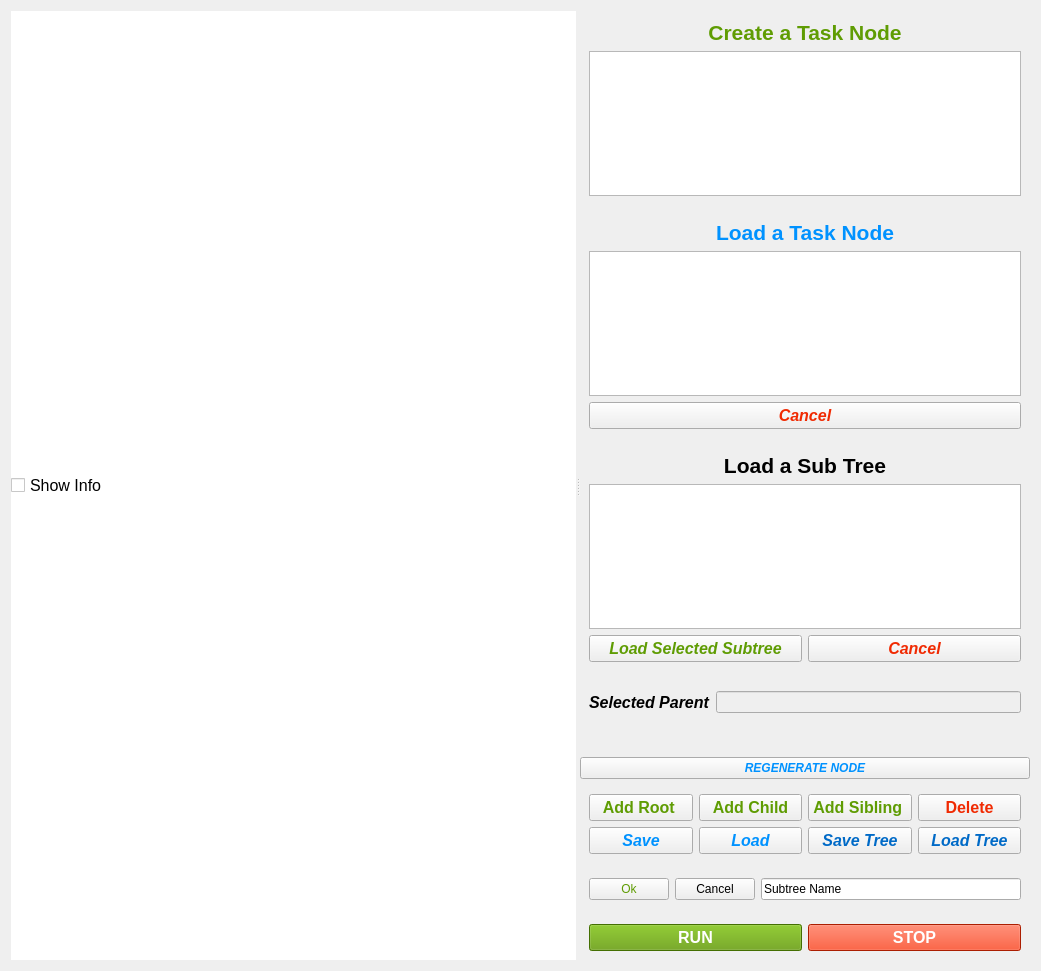
<?xml version="1.0" encoding="UTF-8"?>
<ui version="4.0">
 <class>Form</class>
 <widget class="QWidget" name="Form">
  <property name="geometry">
   <rect>
    <x>0</x>
    <y>0</y>
    <width>1041</width>
    <height>971</height>
   </rect>
  </property>
  <property name="minimumSize">
   <size>
    <width>800</width>
    <height>600</height>
   </size>
  </property>
  <property name="windowTitle">
   <string>Form</string>
  </property>
  <layout class="QHBoxLayout" name="horizontalLayout_2">
   <item>
    <widget class="QSplitter" name="splitter">
     <property name="orientation">
      <enum>Qt::Horizontal</enum>
     </property>
     <widget class="QWidget" name="instructor_widget" native="true">
      <property name="sizePolicy">
       <sizepolicy hsizetype="Expanding" vsizetype="Preferred">
        <horstretch>0</horstretch>
        <verstretch>0</verstretch>
       </sizepolicy>
      </property>
      <property name="minimumSize">
       <size>
        <width>400</width>
        <height>0</height>
       </size>
      </property>
      <property name="baseSize">
       <size>
        <width>0</width>
        <height>0</height>
       </size>
      </property>
      <property name="styleSheet">
       <string notr="true">background-color:#ffffff</string>
      </property>
      <layout class="QGridLayout" name="gridLayout_4">
       <item row="0" column="0">
        <layout class="QGridLayout" name="instructor_layout"/>
       </item>
       <item row="1" column="0">
        <widget class="QCheckBox" name="show_info_checkbox">
         <property name="font">
          <font>
           <pointsize>12</pointsize>
           <weight>50</weight>
           <italic>false</italic>
           <bold>false</bold>
          </font>
         </property>
         <property name="text">
          <string>Show Info</string>
         </property>
        </widget>
       </item>
      </layout>
     </widget>
     <widget class="QWidget" name="widget_3" native="true">
      <property name="minimumSize">
       <size>
        <width>300</width>
        <height>0</height>
       </size>
      </property>
      <property name="maximumSize">
       <size>
        <width>450</width>
        <height>16777215</height>
       </size>
      </property>
      <property name="styleSheet">
       <string notr="true"/>
      </property>
      <layout class="QGridLayout" name="gridLayout_2">
       <item row="7" column="0">
        <widget class="QWidget" name="widget_4" native="true">
         <property name="minimumSize">
          <size>
           <width>0</width>
           <height>50</height>
          </size>
         </property>
         <property name="maximumSize">
          <size>
           <width>16777215</width>
           <height>50</height>
          </size>
         </property>
         <layout class="QGridLayout" name="gridLayout">
          <item row="1" column="1">
           <widget class="QLineEdit" name="selected_node_field">
            <property name="enabled">
             <bool>false</bool>
            </property>
           </widget>
          </item>
          <item row="1" column="0">
           <widget class="QLabel" name="label_5">
            <property name="font">
             <font>
              <pointsize>12</pointsize>
              <weight>75</weight>
              <italic>true</italic>
              <bold>true</bold>
             </font>
            </property>
            <property name="text">
             <string>Selected Parent</string>
            </property>
            <property name="wordWrap">
             <bool>true</bool>
            </property>
           </widget>
          </item>
         </layout>
        </widget>
       </item>
       <item row="16" column="0">
        <spacer name="verticalSpacer">
         <property name="orientation">
          <enum>Qt::Vertical</enum>
         </property>
         <property name="sizeHint" stdset="0">
          <size>
           <width>20</width>
           <height>40</height>
          </size>
         </property>
        </spacer>
       </item>
       <item row="6" column="0">
        <widget class="QWidget" name="load_tree_widget" native="true">
         <layout class="QGridLayout" name="gridLayout_8">
          <item row="2" column="1">
           <widget class="QPushButton" name="subtree_load_cancel_btn">
            <property name="font">
             <font>
              <pointsize>12</pointsize>
              <weight>75</weight>
              <italic>true</italic>
              <bold>true</bold>
             </font>
            </property>
            <property name="styleSheet">
             <string notr="true">color:#F02A02</string>
            </property>
            <property name="text">
             <string>Cancel</string>
            </property>
           </widget>
          </item>
          <item row="2" column="0">
           <widget class="QPushButton" name="subtree_load_commit_btn">
            <property name="font">
             <font>
              <pointsize>12</pointsize>
              <weight>75</weight>
              <italic>true</italic>
              <bold>true</bold>
             </font>
            </property>
            <property name="styleSheet">
             <string notr="true">color:#5F9C03</string>
            </property>
            <property name="text">
             <string>Load Selected Subtree</string>
            </property>
           </widget>
          </item>
          <item row="1" column="0" colspan="2">
           <widget class="QTreeView" name="subtree_load_tree_view"/>
          </item>
          <item row="0" column="0" colspan="2">
           <widget class="QLabel" name="subtree_load_label">
            <property name="font">
             <font>
              <pointsize>16</pointsize>
              <weight>75</weight>
              <bold>true</bold>
             </font>
            </property>
            <property name="text">
             <string>Load a Sub Tree</string>
            </property>
            <property name="alignment">
             <set>Qt::AlignCenter</set>
            </property>
           </widget>
          </item>
         </layout>
        </widget>
       </item>
       <item row="12" column="0" rowspan="2">
        <widget class="QWidget" name="node_info_widget" native="true">
         <layout class="QGridLayout" name="gridLayout_5">
          <item row="0" column="0">
           <layout class="QGridLayout" name="node_info_layout"/>
          </item>
         </layout>
        </widget>
       </item>
       <item row="28" column="0">
        <widget class="QWidget" name="subtree_save_widget" native="true">
         <layout class="QGridLayout" name="gridLayout_6">
          <item row="0" column="0">
           <widget class="QPushButton" name="subtree_save_ok_btn">
            <property name="styleSheet">
             <string notr="true">color:#5F9C03</string>
            </property>
            <property name="text">
             <string>Ok</string>
            </property>
           </widget>
          </item>
          <item row="0" column="2">
           <widget class="QLineEdit" name="subtree_save_field">
            <property name="text">
             <string>Subtree Name</string>
            </property>
           </widget>
          </item>
          <item row="0" column="1">
           <widget class="QPushButton" name="subtree_save_cancel_btn">
            <property name="text">
             <string>Cancel</string>
            </property>
           </widget>
          </item>
         </layout>
        </widget>
       </item>
       <item row="18" column="0">
        <widget class="QWidget" name="widget_5" native="true">
         <layout class="QGridLayout" name="gridLayout_7">
          <item row="0" column="2">
           <widget class="QPushButton" name="add_node_sibling_btn">
            <property name="font">
             <font>
              <pointsize>12</pointsize>
              <weight>75</weight>
              <bold>true</bold>
             </font>
            </property>
            <property name="styleSheet">
             <string notr="true">color:#5F9C03</string>
            </property>
            <property name="text">
             <string>Add Sibling </string>
            </property>
           </widget>
          </item>
          <item row="0" column="0">
           <widget class="QPushButton" name="add_node_root_btn">
            <property name="font">
             <font>
              <pointsize>12</pointsize>
              <weight>75</weight>
              <bold>true</bold>
             </font>
            </property>
            <property name="styleSheet">
             <string notr="true">color:#5F9C03</string>
            </property>
            <property name="text">
             <string>Add Root </string>
            </property>
           </widget>
          </item>
          <item row="0" column="1">
           <widget class="QPushButton" name="add_node_child_btn">
            <property name="font">
             <font>
              <pointsize>12</pointsize>
              <weight>75</weight>
              <bold>true</bold>
             </font>
            </property>
            <property name="styleSheet">
             <string notr="true">color:#5F9C03</string>
            </property>
            <property name="text">
             <string>Add Child</string>
            </property>
           </widget>
          </item>
          <item row="1" column="1">
           <widget class="QPushButton" name="node_load_btn">
            <property name="font">
             <font>
              <pointsize>12</pointsize>
              <weight>75</weight>
              <italic>true</italic>
              <bold>true</bold>
             </font>
            </property>
            <property name="styleSheet">
             <string notr="true">color:#0092ff</string>
            </property>
            <property name="text">
             <string>Load</string>
            </property>
           </widget>
          </item>
          <item row="1" column="0">
           <widget class="QPushButton" name="save_node_btn">
            <property name="font">
             <font>
              <pointsize>12</pointsize>
              <weight>75</weight>
              <italic>true</italic>
              <bold>true</bold>
             </font>
            </property>
            <property name="styleSheet">
             <string notr="true">color:#0092ff</string>
            </property>
            <property name="text">
             <string>Save</string>
            </property>
           </widget>
          </item>
          <item row="0" column="3">
           <widget class="QPushButton" name="delete_node_btn">
            <property name="font">
             <font>
              <pointsize>12</pointsize>
              <weight>75</weight>
              <bold>true</bold>
             </font>
            </property>
            <property name="styleSheet">
             <string notr="true">color:#F02A02</string>
            </property>
            <property name="text">
             <string>Delete</string>
            </property>
           </widget>
          </item>
          <item row="1" column="2">
           <widget class="QPushButton" name="subtree_save_btn">
            <property name="font">
             <font>
              <pointsize>12</pointsize>
              <weight>75</weight>
              <italic>true</italic>
              <bold>true</bold>
             </font>
            </property>
            <property name="styleSheet">
             <string notr="true">color:#006AC7</string>
            </property>
            <property name="text">
             <string>Save Tree</string>
            </property>
           </widget>
          </item>
          <item row="1" column="3">
           <widget class="QPushButton" name="subtree_load_btn">
            <property name="font">
             <font>
              <pointsize>12</pointsize>
              <weight>75</weight>
              <italic>true</italic>
              <bold>true</bold>
             </font>
            </property>
            <property name="styleSheet">
             <string notr="true">color:#006AC7</string>
            </property>
            <property name="text">
             <string>Load Tree</string>
            </property>
           </widget>
          </item>
         </layout>
        </widget>
       </item>
       <item row="17" column="0">
        <spacer name="verticalSpacer_2">
         <property name="orientation">
          <enum>Qt::Vertical</enum>
         </property>
         <property name="sizeHint" stdset="0">
          <size>
           <width>20</width>
           <height>40</height>
          </size>
         </property>
        </spacer>
       </item>
       <item row="0" column="0">
        <widget class="QWidget" name="create_node_widget" native="true">
         <layout class="QGridLayout" name="gridLayout_9">
          <item row="0" column="0">
           <widget class="QLabel" name="node_create_label">
            <property name="maximumSize">
             <size>
              <width>16777215</width>
              <height>48</height>
             </size>
            </property>
            <property name="font">
             <font>
              <pointsize>16</pointsize>
              <weight>75</weight>
              <bold>true</bold>
             </font>
            </property>
            <property name="styleSheet">
             <string notr="true">color:#5F9C03</string>
            </property>
            <property name="text">
             <string>Create a Task Node</string>
            </property>
            <property name="alignment">
             <set>Qt::AlignCenter</set>
            </property>
           </widget>
          </item>
          <item row="1" column="0">
           <widget class="QTreeView" name="node_create_tree_view"/>
          </item>
         </layout>
        </widget>
       </item>
       <item row="30" column="0">
        <widget class="QWidget" name="widget" native="true">
         <layout class="QGridLayout" name="gridLayout_3">
          <item row="0" column="0">
           <widget class="QPushButton" name="run_btn">
            <property name="font">
             <font>
              <pointsize>12</pointsize>
              <weight>75</weight>
              <bold>true</bold>
             </font>
            </property>
            <property name="styleSheet">
             <string notr="true">background-color:#5F9C03;color:#ffffff</string>
            </property>
            <property name="text">
             <string>RUN</string>
            </property>
           </widget>
          </item>
          <item row="0" column="1">
           <widget class="QPushButton" name="stop_btn">
            <property name="font">
             <font>
              <pointsize>12</pointsize>
              <weight>75</weight>
              <bold>true</bold>
             </font>
            </property>
            <property name="styleSheet">
             <string notr="true">background-color:#F02A02;color:#ffffff</string>
            </property>
            <property name="text">
             <string>STOP</string>
            </property>
           </widget>
          </item>
         </layout>
        </widget>
       </item>
       <item row="2" column="0">
        <widget class="QWidget" name="load_node_widget" native="true">
         <layout class="QGridLayout" name="gridLayout_10">
          <item row="1" column="0">
           <widget class="QTreeView" name="node_load_tree_view"/>
          </item>
          <item row="0" column="0">
           <widget class="QLabel" name="node_load_label">
            <property name="font">
             <font>
              <pointsize>16</pointsize>
              <weight>75</weight>
              <bold>true</bold>
             </font>
            </property>
            <property name="styleSheet">
             <string notr="true">color:#0092ff</string>
            </property>
            <property name="text">
             <string>Load a Task Node</string>
            </property>
            <property name="alignment">
             <set>Qt::AlignCenter</set>
            </property>
           </widget>
          </item>
          <item row="2" column="0">
           <widget class="QPushButton" name="node_load_cancel_btn">
            <property name="font">
             <font>
              <pointsize>12</pointsize>
              <weight>75</weight>
              <italic>true</italic>
              <bold>true</bold>
             </font>
            </property>
            <property name="styleSheet">
             <string notr="true">color:#F02A02</string>
            </property>
            <property name="text">
             <string>Cancel</string>
            </property>
           </widget>
          </item>
         </layout>
        </widget>
       </item>
       <item row="15" column="0">
        <widget class="QPushButton" name="regenerate_btn">
         <property name="font">
          <font>
           <weight>75</weight>
           <italic>true</italic>
           <bold>true</bold>
          </font>
         </property>
         <property name="styleSheet">
          <string notr="true">color:#0092ff</string>
         </property>
         <property name="text">
          <string>REGENERATE NODE</string>
         </property>
        </widget>
       </item>
      </layout>
     </widget>
    </widget>
   </item>
  </layout>
 </widget>
 <resources/>
 <connections/>
</ui>
